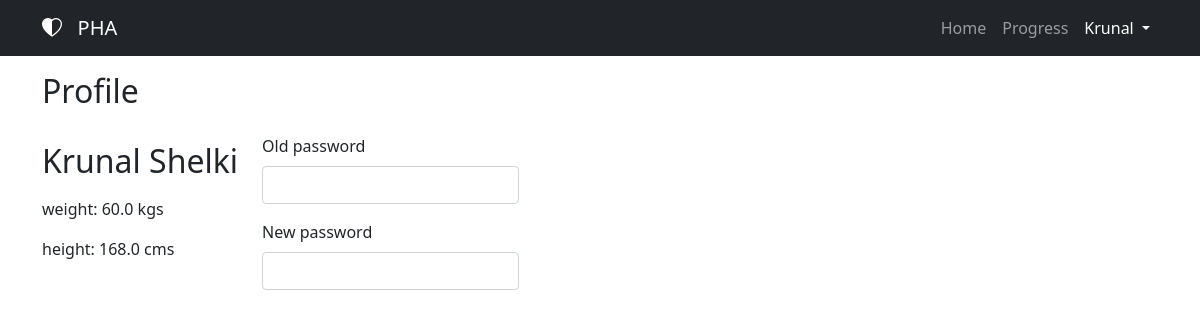
The app's page /profile (signed in), older data.
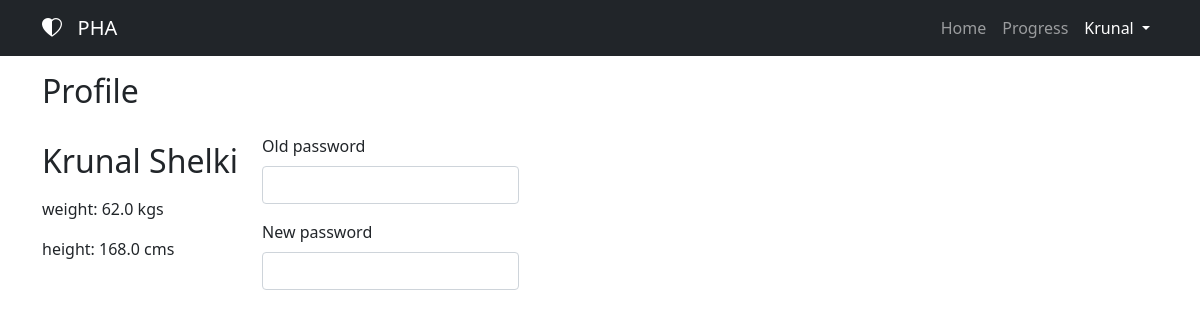
The same page, newer data.
### website/models.py (models this page shows)
class User(db.Model, UserMixin):
    id = db.Column(db.Integer, primary_key=True)
    email = db.Column(db.String(150), unique=True)
    password = db.Column(db.String(150))
    name = db.Column(db.String(150))
    gender = db.Column(db.String(10))
    age = db.Column(db.Integer)
    height = db.Column(db.Float)
    weight = db.Column(db.Float)
    cal_goal = db.Column(db.Float)
    water_goal = db.Column(db.Integer)
    entries = db.relationship("Entry")
    Water_entries = db.relationship("Water")

### website/views.py (the view)
@views.route("/profile")
@login_required
def profile():
    return render_template("/views/profile.html", user=current_user)

### website/__init__.py (called while the page is built)
def create_app():
    app = Flask(__name__)
    app.config['SECRET_KEY'] = 'hkjsahdkjaduhwadahsj'
    app.config['SQLALCHEMY_DATABASE_URI'] = f'sqlite:///{DB_NAME}'
    app.config['SQLALCHEMY_TRACK_MODIFICATIONS'] = false
    db.init_app(app)
    from .views import views
    from .auth import auth
    app.register_blueprint(views, url_prefix='/')
    app.register_blueprint(auth, url_prefix='/')
    from .models import User, Entry
    create_database(app)
    login_manager = LoginManager()
    login_manager.login_view = 'auth.login'
    login_manager.init_app(app)
    @login_manager.user_loader
    def load_user(id):
        return User.query.get(int(id))
    return app

### website/templates/views/profile.html
{% extends 'base.html' %} {% block title %}Profile{% endblock title %} {% block
content %}
<h2 class="py-3">Profile</h2>
<div class="row">
    <div class="col-auto">
        <div class="info">
            <h2 class="py-2">
                {{user.name}}
            </h2>
            <p>
                weight: {{(user.weight)}} kgs
            </p>
        </div>
        <p>
            height: {{user.height}} cms
        </p>
    </div>
    <div class="col-auto">
        <form method="post">
            <div class="mb-3">
                <div>
                    <label for="password" class="form-label">Old password</label>
                </div>
                <input type="password" class="form-control" id="password" name="password" required />
            </div>
            <div class="mb-3">
                <div>
                    <label for="password" class="form-label">New password</label>
                </div>
                <input type="password" class="form-control" id="password" name="password" required />
            </div>
        </form>
    </div>
</div>
{% endblock content %}

### website/templates/base.html (shortened to what this page needs)
<!DOCTYPE html>
<html lang="en">
<head>
  <link rel="stylesheet" href="https://stackpath.bootstrapcdn.com/bootstrap/4.4.1/css/bootstrap.min.css"
 />
  <link rel="stylesheet" href="https://stackpath.bootstrapcdn.com/font-awesome/4.7.0/css/font-awesome.min.css"
 />
  <link href="https://cdn.jsdelivr.net/npm/bootstrap@5.1.3/dist/css/bootstrap.min.css" rel="stylesheet"
 />
  <link rel="stylesheet" href="https://cdn.jsdelivr.net/npm/bootstrap-icons@1.6.1/font/bootstrap-icons.css" />
  <link rel="stylesheet" href={{ url_for('static', filename='style.css' ) }}>
</head>
<body>
  <nav class="navbar navbar-expand-lg navbar-dark bg-dark">
    <div class="container-fluid container">
      <a class="navbar-brand" href="#">
        <i class="bi bi-heart-half"></i> &nbsp; PHA
      </a>
      <div class="collapse navbar-collapse" style="flex-grow: unset" id="navbarSupportedContent">
        <ul class="navbar-nav me-auto mb-2 mb-lg-0">
          {% if user.is_authenticated %}
          <li class="nav-item">
            <a class="nav-link main-nav-link home" aria-current="page" href="/">Home</a>
          </li>
          <li class="nav-item">
            <a class="nav-link main-nav-link progs" href="/progress">Progress</a>
          </li>
          <li class="nav-item dropdown">
            <a class="nav-link dropdown-toggle user-dropdown" href="#" id="navbarDropdown" role="button"
              data-bs-toggle="dropdown" aria-expanded="false">
              {{user.name.split()[0]}}
            </a>
          </li>
          {% endif %}
        </ul>
      </div>
    </div>
  </nav>
  <div class="container">{% block content %} {% endblock content %}</div>
</body>
</html>

### website/static/style.css (style rules this page uses)
* { margin: 0; padding: 0; box-sizing: border-box; }
body { min-height: 100vh; }

Row changes from the older to the newer data that the page shows:
changed User "Krunal Shelki": weight "60.0" → "62.0"
